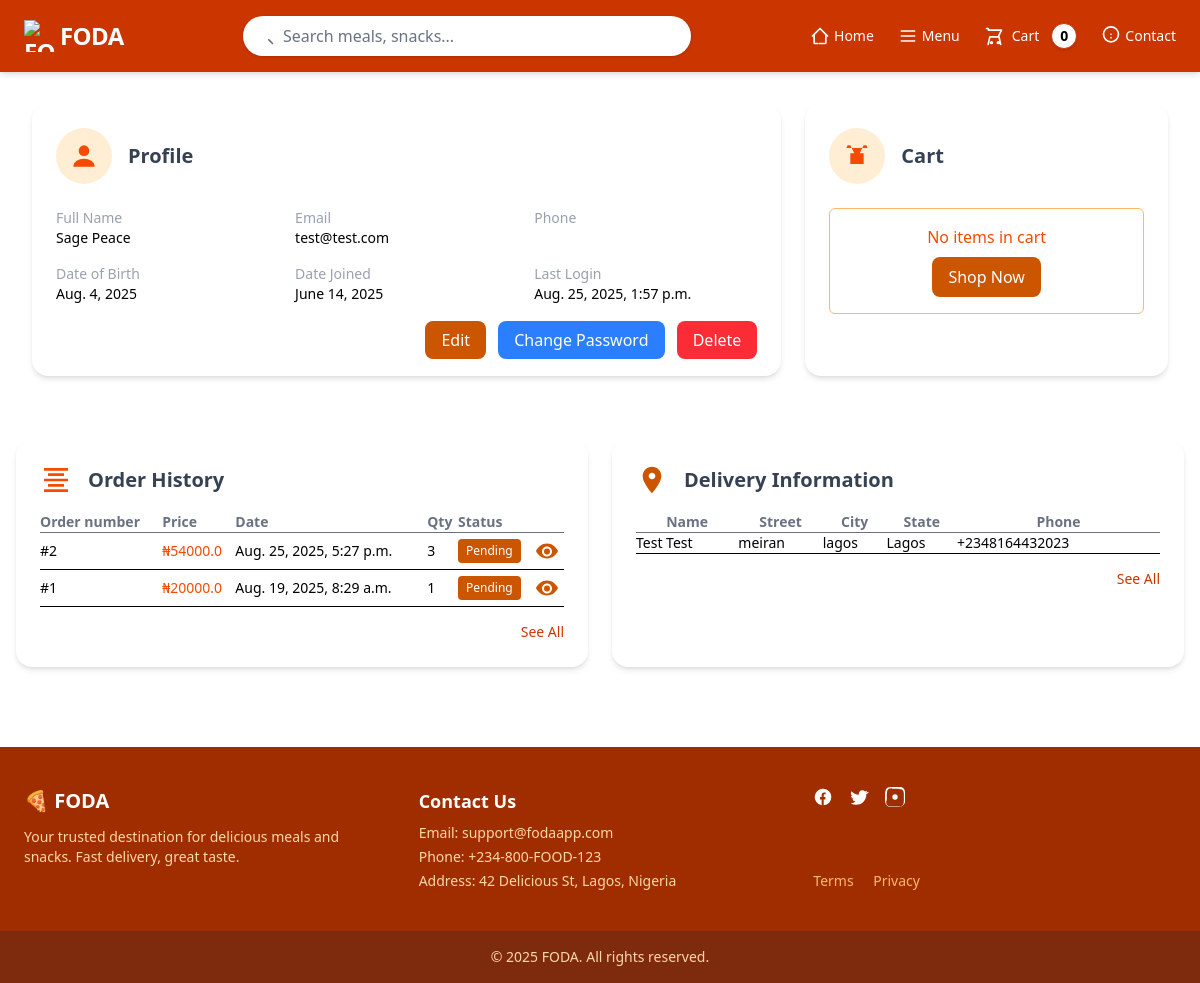
The app's page /dashboard/ (signed in) with its own data.
### user/models.py (models this page shows, shortened)
class User(AbstractBaseUser, PermissionsMixin):
    DOB = models.DateField(verbose_name="D.O.B", auto_now=False, auto_now_add=False, null=True)
    email = models.EmailField(verbose_name="Email Address", max_length=254, unique=True)
    first_name = models.CharField(max_length=50)
    last_name = models.CharField(max_length=50)
    full_name = models.CharField(max_length=100)
    phone = PhoneNumberField(region="NG", null=True, blank=True)
    is_active = models.BooleanField(default=False)
    is_staff = models.BooleanField(default=False)
    is_vendor = models.BooleanField(default=False)
    date_joined = models.DateField(default=timezone.now)
    verification_code = models.CharField(max_length=6, blank=True, null=True, unique=True)
    verification_code_expires_at = models.DateTimeField(blank=True, null=True)
    old_cart = models.JSONField(null=True, blank=True)
    groups = models.ManyToManyField(
        'auth.Group',
        verbose_name='groups',
        blank=True,
        help_text='The groups this user belongs to. A user will get all permissions granted to each of their groups.',
        related_name='customuser_set', # Unique related_name
        related_query_name='customuser',
    )
    user_permissions = models.ManyToManyField(
        'auth.Permission',
        verbose_name='user permissions',
        blank=True,
        help_text='Specific permissions for this user.',
        related_name='customuser_permissions_set', # Use another unique related_name
        related_query_name='customuser_permission'
    )
    USERNAME_FIELD = "email"
    REQUIRED_FIELDS = ["first_name", "last_name"]
    objects = CustomUserManager()
    USER_TYPE_CHOICES = (
        ("customer", "Customer"),
        ("vendor", "Vendor"),
    )
    user_type = models.CharField(max_length=10, choices=USER_TYPE_CHOICES, default="customer")

class Address(models.Model):
    user = models.ForeignKey(User, related_name="address", on_delete=models.CASCADE)
    first_name = models.CharField(max_length=50)
    last_name = models.CharField(max_length=50)
    full_name = models.CharField(max_length=100)
    phone = PhoneNumberField(region="NG", null=True)
    street = models.CharField( max_length=50,)
    city = models.CharField( max_length=50)
    state = models.CharField(max_length=50)
    country = models.CharField( max_length=50)
    class Meta:
        verbose_name = "Address"
        verbose_name_plural = "Addresses"

### shop/models.py (models this page shows, shortened)
class Order(models.Model):
    first_name = models.CharField(max_length=50, null=True)
    last_name = models.CharField(max_length=50, null=True)
    phone = PhoneNumberField(region="NG", null=True)
    street = models.CharField( max_length=50, null=True,)
    city = models.CharField( max_length=50, null=True)
    state = models.CharField(max_length=50, null=True)
    country = models.CharField( max_length=50, null=True)
    user = models.ForeignKey('user.User', related_name='order', on_delete=models.CASCADE, null=True)
    order_date = models.DateTimeField(auto_now_add=True)
    paid = models.BooleanField(default=False)
    status = models.CharField(max_length=2, choices=Status, default=Status.PENDING)
    class Meta:
        ordering = ["-order_date"]
    def get_total_price(self):
        return sum(item.get_item_total() for item in self.order_item.all())
    def get_total_quantity(self):
        return sum(item.quantity for item in self.order_item.all())

class OrderItem(models.Model):
    order = models.ForeignKey(Order, on_delete=models.CASCADE, related_name="order_item")
    food = models.ForeignKey(Food, related_name='orders', on_delete=models.CASCADE)
    vendor = models.ForeignKey("vendor.Vendor", related_name='orders', on_delete=models.SET_NULL, null=True, blank=True)
    quantity = models.PositiveIntegerField(default=1)
    price = models.DecimalField(max_digits=10, decimal_places=2)
    status = models.CharField(max_length=2, choices=Status, default=Status.PENDING)
    def get_item_total(self):
        return float(self.quantity) * float(self.price)

### user/views.py (the view)
# urls.py: path("", views.DashboardView.as_view(), name="dashboard"),
class DashboardView(LoginRequiredMixin, View):
    def get(self, request):
        orders = request.user.order.all()[:5]
        addresses = request.user.address.all()[:5]
        context = {
            "orders":orders,
            "addresses": addresses
        }
        return render(request, "user/dashboard.html", context=context)

### cart/cart.py (called while the page is built)
    def __len__(self):
        return len(self.cart)

### cart/context_processors.py (called while the page is built)
def cart(request):
    return{
        'cart': Cart(request)
    }

### user/templates/user/dashboard.html (shortened to what this page needs)
{% extends "base.html" %}
{% block content %}
<section class="max-w-7xl mx-auto px-4 sm:px-6 lg:px-8 py-8 grid gap-6 lg:grid-cols-3 grid-cols-1">
  <div class="bg-white rounded-2xl shadow-md p-6 col-span-2">
    <div class="flex items-center gap-4 mb-6">
      <div class="bg-orange-100 p-3 rounded-full">
        <svg class="h-8 w-8 text-orange-600" fill="currentColor" viewBox="0 0 24 24">
          <circle cx="12" cy="8" r="4"/><path d="M4 20c0-4 4-6 8-6s8 2 8 6"/>
        </svg>
      </div>
      <h2 class="text-xl font-bold text-gray-700">Profile</h2>
    </div>
    <div class="grid max-md:grid-cols-2 md:grid-cols-3 gap-4 text-sm">
      <div><p class="text-gray-400">Full Name</p><p class="font-medium">{{ user.full_name }}</p></div>
      <div><p class="text-gray-400">Email</p><p class="font-medium">{{ user.email }}</p></div>
      <div><p class="text-gray-400">Phone</p><p class="font-medium">{{ user.phone.as_national }}</p></div>
      <div><p class="text-gray-400">Date of Birth</p><p class="font-medium">{{ user.DOB }}</p></div>
      <div><p class="text-gray-400">Date Joined</p><p class="font-medium">{{ user.date_joined }}</p></div>
      <div><p class="text-gray-400">Last Login</p><p class="font-medium">{{ user.last_login }}</p></div>
    </div>
    <div class="mt-6 text-right space-x-2">
      <a href="{% url 'edit_profile' %}" class="btn-primary py-2 px-4 rounded-lg">Edit</a>
      <a href="{% url 'change_password' %}" class="btn-secondary">Change Password</a>
      <a href="{% url 'delete_profile' %}" class="btn-danger">Delete</a>
    </div>
  </div>
  <div class="bg-white rounded-2xl shadow-md p-6">
    <div class="flex items-center gap-4 mb-6">
      <div class="bg-orange-100 p-3 rounded-full">
        <svg class="h-8 w-8 text-orange-600" fill="currentColor" viewBox="0 0 24 24"><path d="M7 4h-2l-1 2h16l-1-2h-2l-3 6h-4l-3-6zM7 10h10v8h-10z"/></svg>
      </div>
      <h2 class="text-xl font-bold text-gray-700">Cart</h2>
    </div>
    {% if cart %}
      <div class="space-y-4">
        {% for item in cart %}
          <div class="flex items-center gap-4">
            <img src="{{ item.food.image.url }}" class="w-16 h-16 rounded object-cover" alt="{{ item.food.name }}">
            <div>
              <p class="font-medium">{{ item.food.name }}</p>
              <p class="text-gray-500 text-sm">{{ item.price }}</p>
            </div>
          </div>
        {% endfor %}
      </div>
      <div class="mt-4 text-right">
        <a href="{% url 'cart_summary' %}" class="btn-primary py-2 px-4">Complete Order</a>
      </div>
    {% else %}
      <div class="text-center text-orange-600 border border-orange-300 p-4 rounded-md">
        <p>No items in cart</p>
        <a href="{% url 'index' %}" class="btn-primary  py-2 px-4 rounded-lg mt-2 inline-block">Shop Now</a>
      </div>
    {% endif %}
  </div>
</section>
<section class="max-w-7xl mx-auto px-4 py-8 grid lg:grid-cols-2 gap-6 grid-cols-1">
  <div class="bg-white rounded-2xl shadow-md p-6">
    <div class="flex items-center gap-4 mb-4">
    <svg class="h-8 w-8 text-orange-600" viewBox="0 0 24 24" fill="currentColor">
      <path d="M3 3h18v2H3V3zm3 4h12v2H6V7zm-3 4h18v2H3v-2zm3 4h12v2H6v-2zm-3 4h18v2H3v-2z"/>
    </svg>
    <h2 class="text-xl font-bold text-gray-700">Order History</h2>
  </div>
    {% if orders %}
      <div class="overflow-x-auto">
        <table class="w-full text-sm text-left">
          <thead>
            <tr class="text-gray-500 border-b">
              <th>Order number</th><th>Price</th><th>Date</th><th>Qty</th><th>Status</th><th></th>
            </tr>
          </thead>
          <tbody>
            {% for order in orders %}
            <tr class="border-b">
              <td class="py-2 flex items-center gap-3">
                #{{ order.id }}
              </td>
              <td class="text-orange-600">₦{{ order.get_total_price }}</td>
              <td>{{ order.order_date }}</td>
              <td>{{ order.get_total_quantity }}</td>
              <td>
                <span class="inline-block px-2 py-1 rounded text-white text-xs font-medium {% if order.get_status_display == 'Pending' %}bg-burntOrange-700{% elif order.get_status_display == 'Confirmed' %}bg-green-600{% elif order.get_status_display == 'Canceled' %}bg-red-500{% else %}bg-gray-500{% endif %}">
                  {{ order.get_status_display }}
                </span>
              </td>
              <td><a href="#" class="text-blue-600 text-sm">
              </a></td>
            </tr>
            {% endfor %}
          </tbody>
        </table>
      </div>
      <div class="text-right mt-3">
        <a href="{% url 'orders' %}" class="text-sm text-orange-700">See All</a>
      </div>
    {% else %}
      <p class="text-center text-orange-600">No order history yet. <a href="{% url 'index' %}" class="underline">Shop now</a>.</p>
    {% endif %}
  </div>
  <div class="bg-white rounded-2xl shadow-md p-6">
    <div class="flex items-center gap-4 mb-4">
        <svg xmlns="http://www.w3.org/2000/svg" viewBox="0 0 24 24" fill="#CC5500" width="32" height="32" class="svg-icon">
            <path d="M12 2C8.13401 2 5 5.13401 5 9c0 5.25 7 13 7 13s7-7.75 7-13c0-3.86599-3.134-7-7-7zm0 9.5c-1.3807
            0-2.5-1.1193-2.5-2.5s1.1193-2.5 2.5-2.5 2.5 1.1193 2.5 2.5-1.1193 2.5-2.5 2.5z"/>
        </svg>
        <h2 class="text-xl font-bold text-gray-700">Delivery Information</h2>
    </div>
    {% if addresses %}
      <div class="overflow-x-auto">
        <table class="w-full text-sm">
          <thead>
            <tr class="text-gray-500 border-b"><th>Name</th><th>Street</th><th>City</th><th>State</th><th>Phone</th></tr>
          </thead>
          <tbody>
            {% for addr in addresses %}
              <tr class="border-b"><td>{{ addr.full_name }}</td><td>{{ addr.street }}</td><td>{{ addr.city }}</td><td>{{ addr.state }}</td><td>{{ addr.phone }}</td></tr>
            {% endfor %}
          </tbody>
        </table>
      </div>
      <div class="text-right mt-3">
        <a href="{% url 'address_list' %}" class="text-sm text-orange-700">See All</a>
      </div>
    {% else %}
      <p class="text-center text-orange-600">No address yet. <a href="{% url 'add_address' %}" class="underline">Add one</a>.</p>
    {% endif %}
  </div>
</section>
{% endblock content %}

### records on screen
User: full_name "Sage Peace", email "test@test.com", DOB "Aug. 4, 2025", date_joined "June 14, 2025", last_login "Aug. 25, 2025, 1:57 p.m."
Order: id "2", get_total_price "54000.0", order_date "Aug. 25, 2025, 5:27 p.m.", get_total_quantity "3", status "Pending"
Order: id "1", get_total_price "20000.0", order_date "Aug. 19, 2025, 8:29 a.m.", get_total_quantity "1", status "Pending"
Address: full_name "Test Test", street "meiran", city "lagos", state "Lagos", phone "+2348164432023"

### other values on screen
{{ cart|length }} "0"
